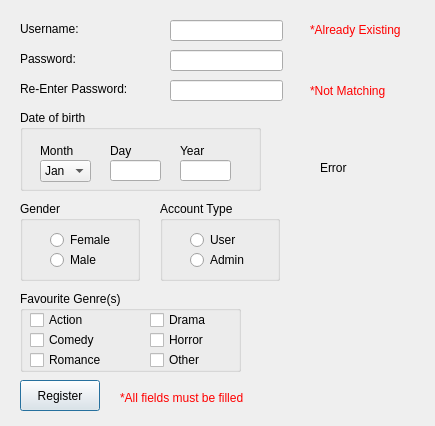
<?xml version="1.0" encoding="UTF-8"?>
<ui version="4.0">
 <class>RegistrationWindow</class>
 <widget class="QDialog" name="RegistrationWindow">
  <property name="geometry">
   <rect>
    <x>0</x>
    <y>0</y>
    <width>435</width>
    <height>426</height>
   </rect>
  </property>
  <property name="windowTitle">
   <string>Dialog</string>
  </property>
  <widget class="QLabel" name="label_username">
   <property name="geometry">
    <rect>
     <x>20</x>
     <y>21</y>
     <width>91</width>
     <height>16</height>
    </rect>
   </property>
   <property name="text">
    <string>Username: </string>
   </property>
  </widget>
  <widget class="QLineEdit" name="lineEdit_username">
   <property name="geometry">
    <rect>
     <x>170</x>
     <y>20</y>
     <width>113</width>
     <height>21</height>
    </rect>
   </property>
  </widget>
  <widget class="QGroupBox" name="groupBox_genres">
   <property name="geometry">
    <rect>
     <x>20</x>
     <y>291</y>
     <width>221</width>
     <height>81</height>
    </rect>
   </property>
   <property name="title">
    <string>Favourite Genre(s)</string>
   </property>
   <widget class="QCheckBox" name="checkBox_action_2">
    <property name="geometry">
     <rect>
      <x>10</x>
      <y>20</y>
      <width>71</width>
      <height>18</height>
     </rect>
    </property>
    <property name="text">
     <string>Action</string>
    </property>
   </widget>
   <widget class="QCheckBox" name="checkBox_comdey_2">
    <property name="geometry">
     <rect>
      <x>10</x>
      <y>40</y>
      <width>81</width>
      <height>18</height>
     </rect>
    </property>
    <property name="text">
     <string>Comedy</string>
    </property>
   </widget>
   <widget class="QCheckBox" name="checkBox_romance_2">
    <property name="geometry">
     <rect>
      <x>10</x>
      <y>60</y>
      <width>71</width>
      <height>18</height>
     </rect>
    </property>
    <property name="text">
     <string>Romance</string>
    </property>
   </widget>
   <widget class="QCheckBox" name="checkBox_drama_2">
    <property name="geometry">
     <rect>
      <x>130</x>
      <y>20</y>
      <width>61</width>
      <height>18</height>
     </rect>
    </property>
    <property name="text">
     <string>Drama</string>
    </property>
   </widget>
   <widget class="QCheckBox" name="checkBox_horror_2">
    <property name="geometry">
     <rect>
      <x>130</x>
      <y>40</y>
      <width>61</width>
      <height>18</height>
     </rect>
    </property>
    <property name="text">
     <string>Horror</string>
    </property>
   </widget>
   <widget class="QCheckBox" name="checkBox_other_2">
    <property name="geometry">
     <rect>
      <x>130</x>
      <y>60</y>
      <width>71</width>
      <height>18</height>
     </rect>
    </property>
    <property name="text">
     <string>Other</string>
    </property>
   </widget>
  </widget>
  <widget class="QGroupBox" name="groupBox_gender">
   <property name="geometry">
    <rect>
     <x>20</x>
     <y>201</y>
     <width>120</width>
     <height>80</height>
    </rect>
   </property>
   <property name="title">
    <string>Gender</string>
   </property>
   <widget class="QRadioButton" name="radioButton_male_2">
    <property name="geometry">
     <rect>
      <x>30</x>
      <y>50</y>
      <width>69</width>
      <height>18</height>
     </rect>
    </property>
    <property name="text">
     <string>Male</string>
    </property>
   </widget>
   <widget class="QRadioButton" name="radioButton_female_2">
    <property name="geometry">
     <rect>
      <x>30</x>
      <y>30</y>
      <width>69</width>
      <height>18</height>
     </rect>
    </property>
    <property name="text">
     <string>Female</string>
    </property>
   </widget>
  </widget>
  <widget class="QLabel" name="label_reenterpass">
   <property name="geometry">
    <rect>
     <x>20</x>
     <y>81</y>
     <width>121</width>
     <height>16</height>
    </rect>
   </property>
   <property name="text">
    <string>Re-Enter Password: </string>
   </property>
  </widget>
  <widget class="QLineEdit" name="lineEdit_3_reenterpassword">
   <property name="geometry">
    <rect>
     <x>170</x>
     <y>80</y>
     <width>113</width>
     <height>21</height>
    </rect>
   </property>
   <property name="echoMode">
    <enum>QLineEdit::Password</enum>
   </property>
  </widget>
  <widget class="QGroupBox" name="groupBox_dob">
   <property name="geometry">
    <rect>
     <x>20</x>
     <y>110</y>
     <width>241</width>
     <height>81</height>
    </rect>
   </property>
   <property name="title">
    <string>Date of birth</string>
   </property>
   <widget class="QLineEdit" name="lineEdit_year_2">
    <property name="geometry">
     <rect>
      <x>160</x>
      <y>50</y>
      <width>51</width>
      <height>21</height>
     </rect>
    </property>
   </widget>
   <widget class="QLineEdit" name="lineEdit_day_2">
    <property name="geometry">
     <rect>
      <x>90</x>
      <y>50</y>
      <width>51</width>
      <height>21</height>
     </rect>
    </property>
   </widget>
   <widget class="QLabel" name="label_day_2">
    <property name="geometry">
     <rect>
      <x>90</x>
      <y>30</y>
      <width>40</width>
      <height>21</height>
     </rect>
    </property>
    <property name="text">
     <string>Day</string>
    </property>
   </widget>
   <widget class="QLabel" name="label_year_2">
    <property name="geometry">
     <rect>
      <x>160</x>
      <y>30</y>
      <width>51</width>
      <height>21</height>
     </rect>
    </property>
    <property name="text">
     <string>Year </string>
    </property>
   </widget>
   <widget class="QLabel" name="label_month_2">
    <property name="geometry">
     <rect>
      <x>20</x>
      <y>30</y>
      <width>37</width>
      <height>21</height>
     </rect>
    </property>
    <property name="text">
     <string>Month</string>
    </property>
   </widget>
   <widget class="QComboBox" name="comboBoxMonth_2">
    <property name="geometry">
     <rect>
      <x>20</x>
      <y>50</y>
      <width>51</width>
      <height>22</height>
     </rect>
    </property>
    <item>
     <property name="text">
      <string>Jan</string>
     </property>
    </item>
    <item>
     <property name="text">
      <string>Feb</string>
     </property>
    </item>
    <item>
     <property name="text">
      <string>Mar</string>
     </property>
    </item>
    <item>
     <property name="text">
      <string>Apr</string>
     </property>
    </item>
    <item>
     <property name="text">
      <string>May</string>
     </property>
    </item>
    <item>
     <property name="text">
      <string>Jun</string>
     </property>
    </item>
    <item>
     <property name="text">
      <string>Jul</string>
     </property>
    </item>
    <item>
     <property name="text">
      <string>Aug</string>
     </property>
    </item>
    <item>
     <property name="text">
      <string>Sep</string>
     </property>
    </item>
    <item>
     <property name="text">
      <string>Oct</string>
     </property>
    </item>
    <item>
     <property name="text">
      <string>Nov</string>
     </property>
    </item>
    <item>
     <property name="text">
      <string>Dec</string>
     </property>
    </item>
   </widget>
  </widget>
  <widget class="QLineEdit" name="lineEdit_2_password">
   <property name="geometry">
    <rect>
     <x>170</x>
     <y>50</y>
     <width>113</width>
     <height>21</height>
    </rect>
   </property>
   <property name="echoMode">
    <enum>QLineEdit::Password</enum>
   </property>
  </widget>
  <widget class="QGroupBox" name="groupBox_accounttype">
   <property name="geometry">
    <rect>
     <x>160</x>
     <y>201</y>
     <width>120</width>
     <height>80</height>
    </rect>
   </property>
   <property name="title">
    <string>Account Type</string>
   </property>
   <widget class="QRadioButton" name="radioButton_admin_2">
    <property name="geometry">
     <rect>
      <x>30</x>
      <y>50</y>
      <width>69</width>
      <height>18</height>
     </rect>
    </property>
    <property name="text">
     <string>Admin</string>
    </property>
   </widget>
   <widget class="QRadioButton" name="radioButton_user_2">
    <property name="geometry">
     <rect>
      <x>30</x>
      <y>30</y>
      <width>69</width>
      <height>18</height>
     </rect>
    </property>
    <property name="text">
     <string>User</string>
    </property>
   </widget>
  </widget>
  <widget class="QPushButton" name="pushButton_registerfinal">
   <property name="geometry">
    <rect>
     <x>20</x>
     <y>380</y>
     <width>80</width>
     <height>31</height>
    </rect>
   </property>
   <property name="text">
    <string>Register</string>
   </property>
  </widget>
  <widget class="QLabel" name="label_password">
   <property name="geometry">
    <rect>
     <x>20</x>
     <y>51</y>
     <width>61</width>
     <height>16</height>
    </rect>
   </property>
   <property name="text">
    <string>Password: </string>
   </property>
  </widget>
  <widget class="QLabel" name="usernameerrorlabel">
   <property name="geometry">
    <rect>
     <x>310</x>
     <y>20</y>
     <width>101</width>
     <height>21</height>
    </rect>
   </property>
   <property name="text">
    <string>&lt;html&gt;&lt;head/&gt;&lt;body&gt;&lt;p&gt;&lt;span style=&quot; color:#ff0000;&quot;&gt;*Already Existing&lt;/span&gt;&lt;/p&gt;&lt;/body&gt;&lt;/html&gt;</string>
   </property>
  </widget>
  <widget class="QLabel" name="ageerrorlabel">
   <property name="geometry">
    <rect>
     <x>320</x>
     <y>160</y>
     <width>58</width>
     <height>16</height>
    </rect>
   </property>
   <property name="text">
    <string>Error</string>
   </property>
  </widget>
  <widget class="QLabel" name="registererrorlabel">
   <property name="geometry">
    <rect>
     <x>120</x>
     <y>390</y>
     <width>281</width>
     <height>16</height>
    </rect>
   </property>
   <property name="text">
    <string>&lt;html&gt;&lt;head/&gt;&lt;body&gt;&lt;p&gt;&lt;span style=&quot; color:#ff0000;&quot;&gt;*All fields must be filled&lt;/span&gt;&lt;/p&gt;&lt;/body&gt;&lt;/html&gt;</string>
   </property>
  </widget>
  <widget class="QLabel" name="label_reenterpass_2">
   <property name="geometry">
    <rect>
     <x>310</x>
     <y>81</y>
     <width>91</width>
     <height>21</height>
    </rect>
   </property>
   <property name="text">
    <string>&lt;html&gt;&lt;head/&gt;&lt;body&gt;&lt;p&gt;&lt;span style=&quot; color:#ff0000;&quot;&gt;*Not Matching&lt;/span&gt;&lt;/p&gt;&lt;/body&gt;&lt;/html&gt;</string>
   </property>
  </widget>
 </widget>
 <resources/>
 <connections/>
</ui>
